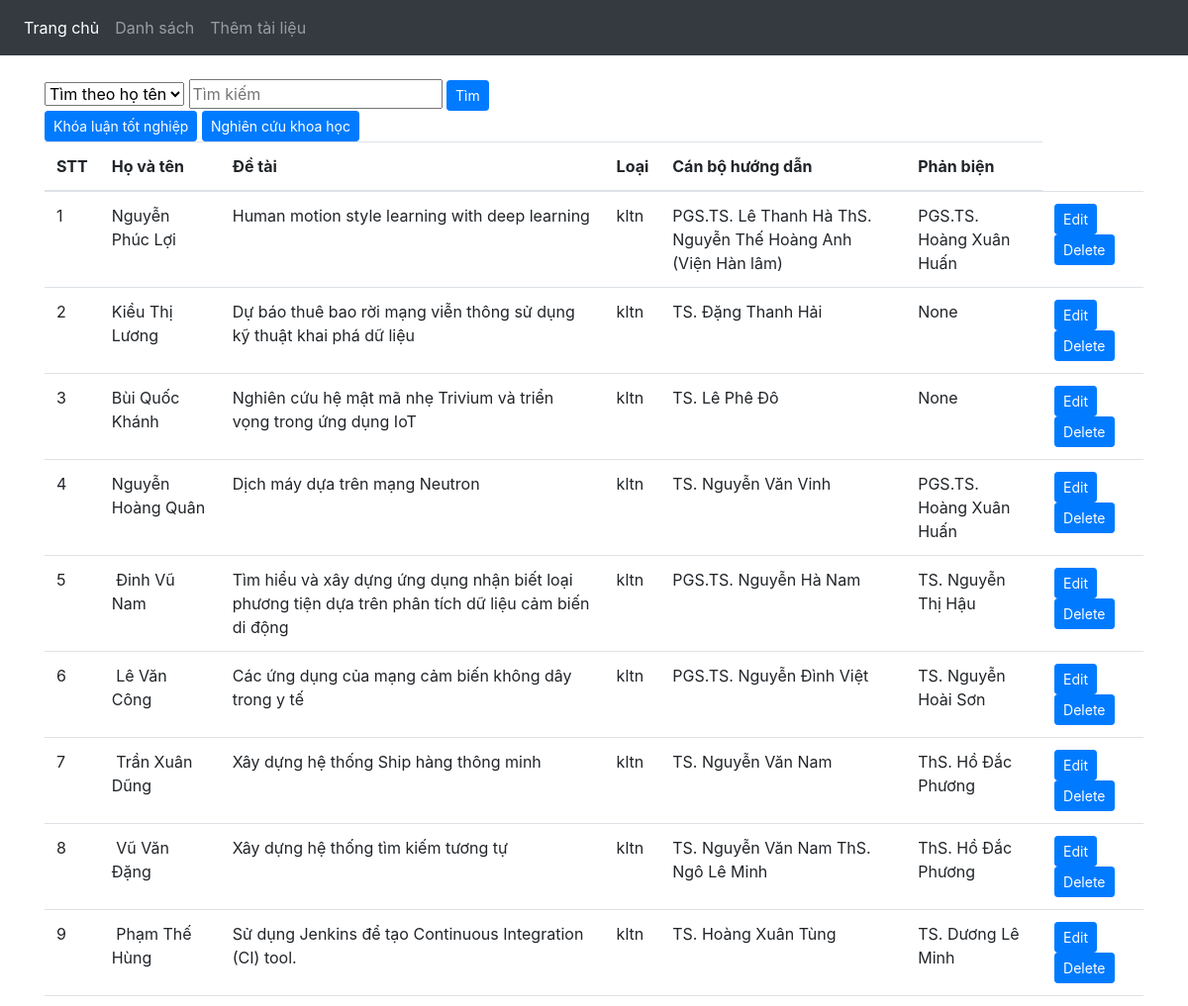
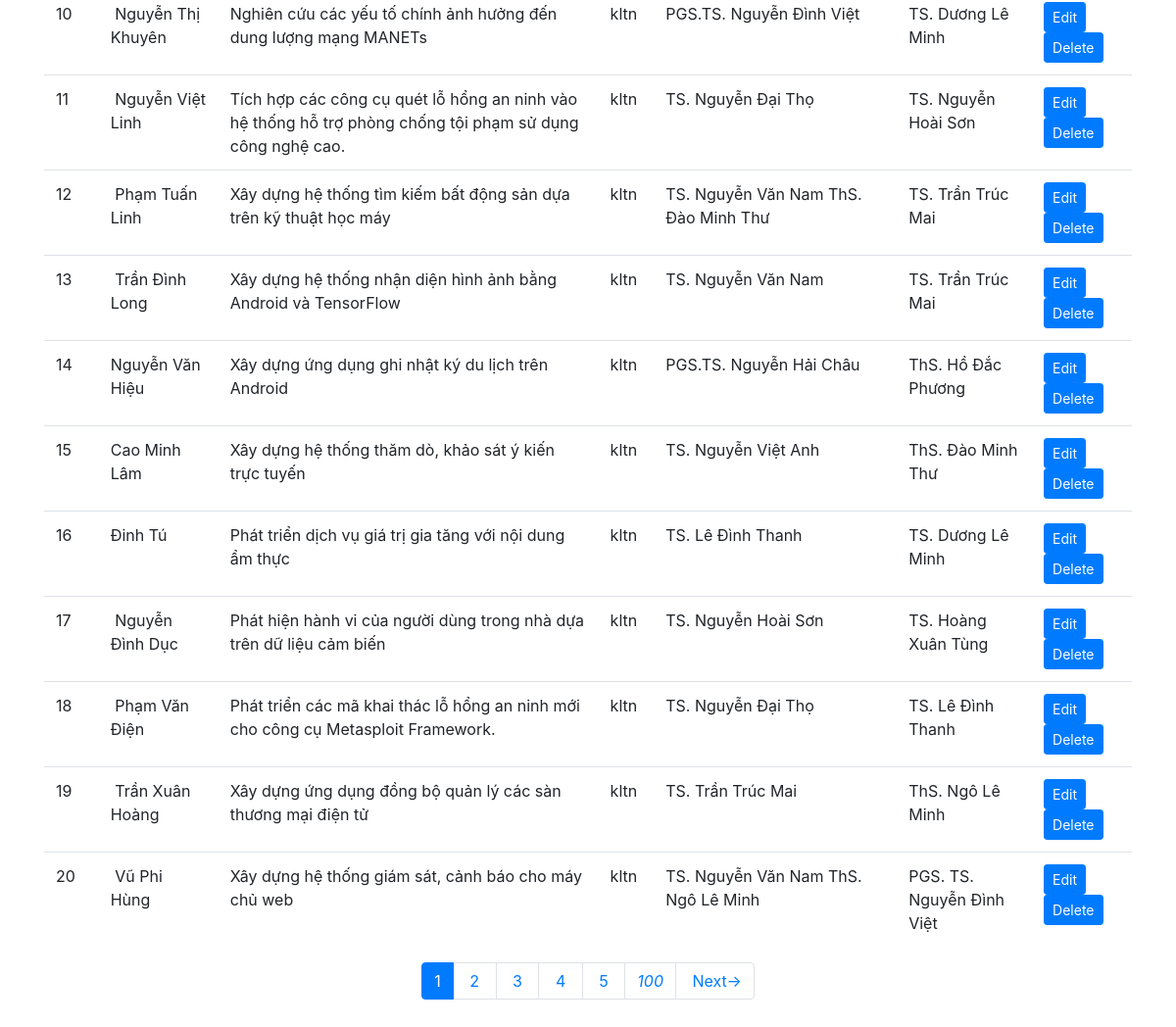
Before: /list/view with the older database file (2 pictures, top to bottom).
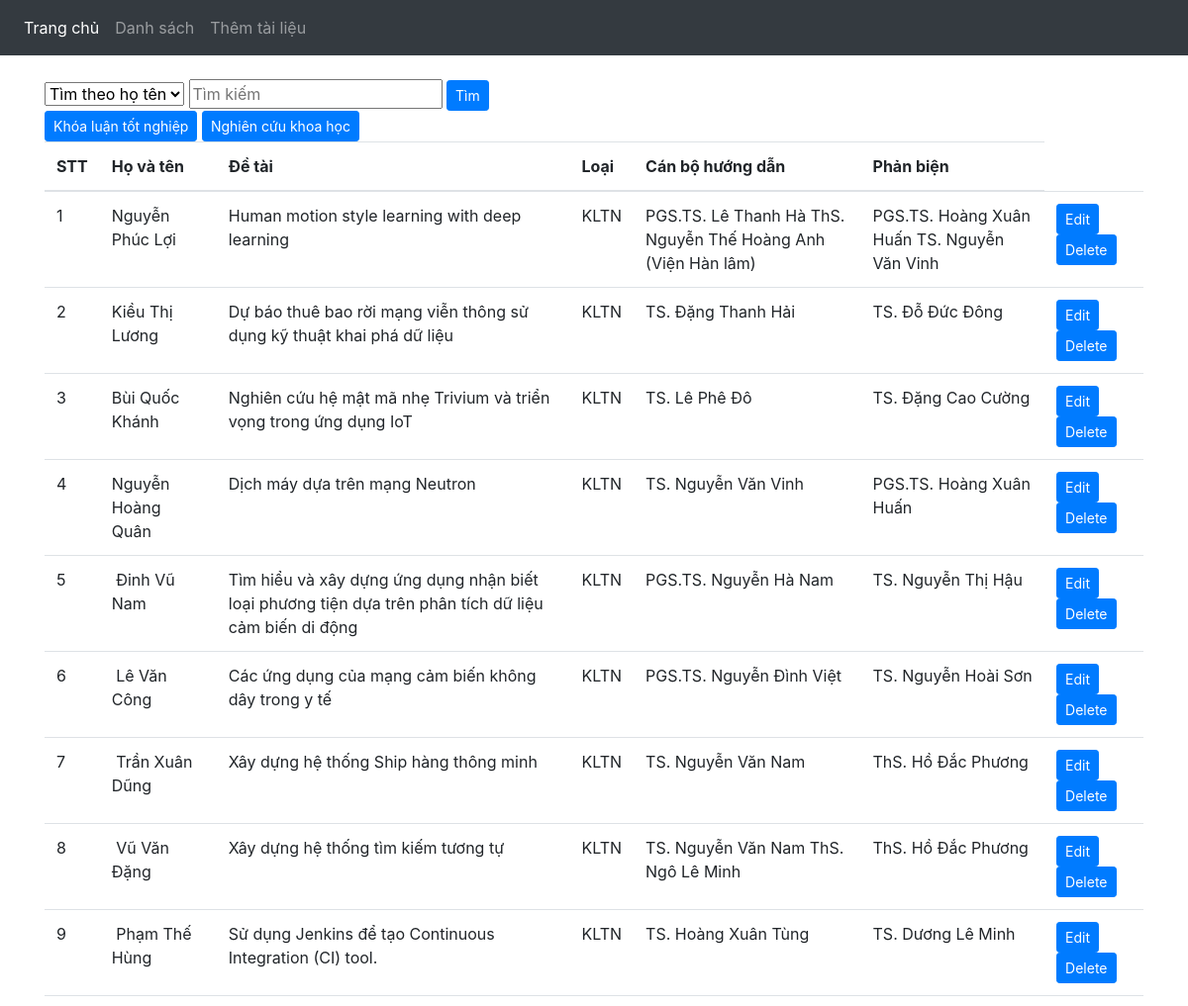
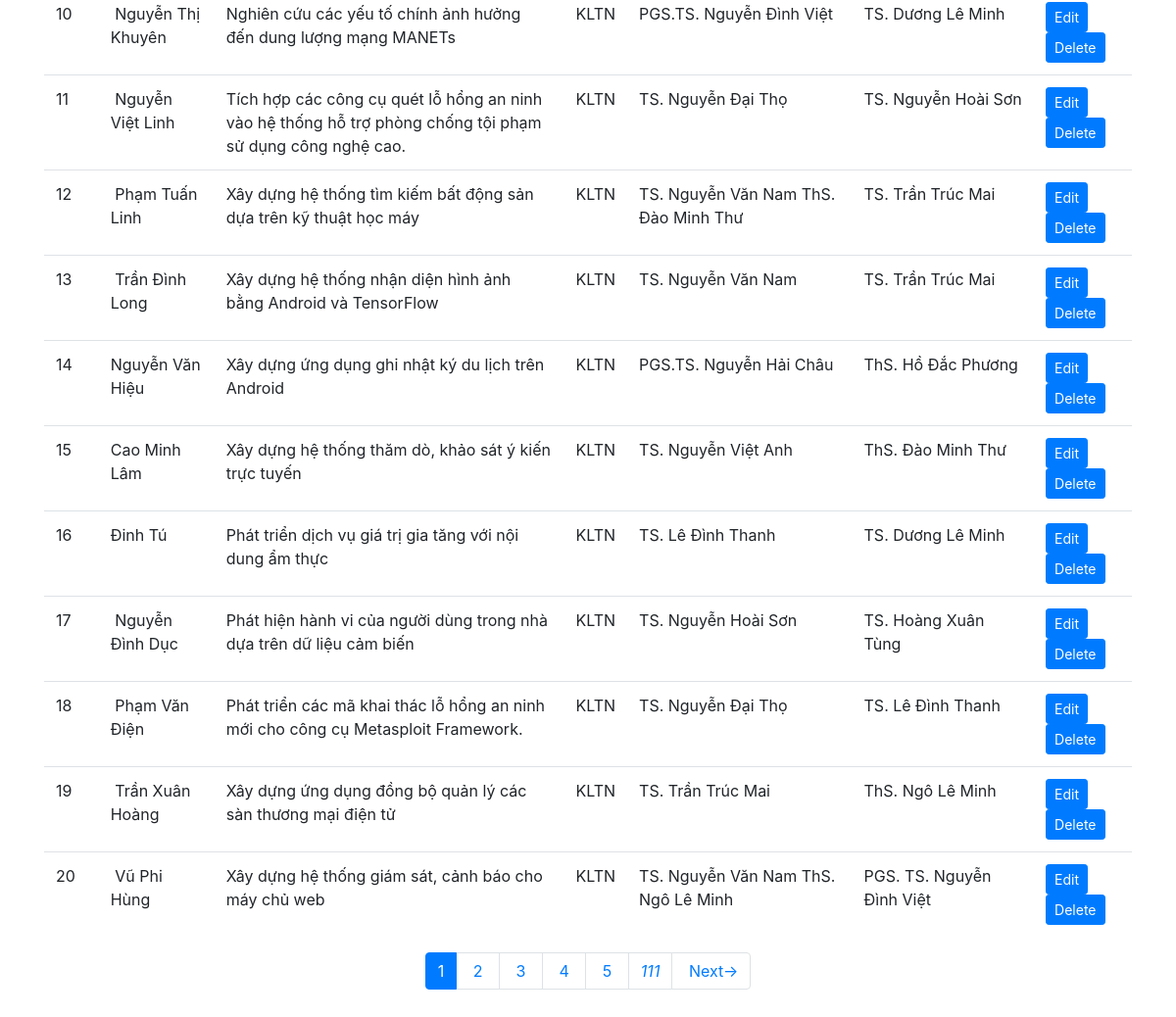
After: the same page with the newer database file (2 pictures, top to bottom).
### list/models.py (models this page shows)
class Student(models.Model):
    id = models.AutoField(primary_key=True, null=False)
    id_student= models.IntegerField(null=True)
    name = models.CharField(max_length=30, null=True)
    birth_date = models.DateField(null=True)
    academic_year = models.CharField(max_length=30, null=True)
    topic = models.CharField(max_length=100, null=True)
    TOPIC_TYPE = (
                ('KLTN','Khóa luận tốt nghiệp'),
                ('NCKH','Nghiên cứu khoa học')
    )
    topic_type=models.CharField(max_length=4,null=True,choices=TOPIC_TYPE)
    tutor = models.CharField(max_length=30, null=True)
    reviewer = models.CharField(max_length=30, null=True)
    work_unit = models.CharField(max_length=30, null=True)
    file = models.FileField(upload_to='media')

### list/views.py (the view, shortened to what this page needs)
# urls.py: path('list/view', view, name="view"),
def view(request):
    query = request.GET.get("q")
    students = Student.objects.all()
    tieude = request.GET.get("tieude")
    paginator = Paginator(students, 20)  # Show 20 students per page
    page = request.GET.get('page')
    students = paginator.get_page(page)
    return render(request, 'list/list.html', {'students': students})

### list/templates/list/list.html (shortened to what this page needs)
{% extends 'list/base.html' %}
{% block body %}
<form class = "input" method="get" >
    <select name="tieude">
        <option value="hoten">Tìm theo họ tên</option>
    </select>
    <input type="text" name="q" id="id_q" value="{{ query }}" placeholder="Tìm kiếm">
    <button class="btn btn-primary btn-sm" type="submit">Tìm</button>
</form>
 <a href="{% url 'kltn' %}" class="btn btn-primary btn-sm" role="button" aria-pressed="true" > Khóa luận tốt nghiệp</a>
 <a href="{% url 'nckh' %}" class="btn btn-primary btn-sm" role="button" aria-pressed="true" > Nghiên cứu khoa học</a>
  <table class="table table-hover">
    <thead>
      <tr>
        <th>STT</th>
        <th>Họ và tên</th>
        <th>Đề tài</th>
        <th>Loại</th>
        <th>Cán bộ hướng dẫn</th>
        <th>Phản biện</th>
      </tr>
    </thead>
   <tbody>
     {% for student in students %}
         <tr>
           <td>{{ student.id }}</td>
           <td>{{ student.name }} </td>
           <td>{{ student.topic }}</td>
           <td>{{student.topic_type}}</td>
           <td>{{ student.tutor }}</td>
           <td>{{ student.reviewer }}</td>
           <td>
             <a href="{% url 'edit_info' student.pk %}" class="btn btn-primary btn-sm" role="button" aria-pressed="true" > Edit</a>
             <a href="{% url 'delete_student' student.pk %}" class="btn btn-primary btn-sm" role="button" aria-pressed="true" > Delete</a>
           </td>
         </tr>
     {% endfor %}
    </tbody>
  </table>
<div>
    <ul class="pagination justify-content-center" >
        {% for i in students.paginator.page_range %}
        {% if i > students.number|add:"-5" %}
            {% if i < students.number|add:"5" %}
                {% if students.number == i %}
        <li class="page-item active"><a class="page-link"<span>{{ i }} </span></li></a></li>
                {% else %}
        <li class="page-item"><a class="page-link" href="?page={{ i }}{% if request.GET.q %}&q={{ request.GET.q }}&tieude={{ request.GET.tieude }}{% endif %}">&nbsp;{{ i }}&nbsp;</a></li>
                {% endif %}
            {% endif %}
        {% endif %}
        {% endfor %}
        {% if students.number < students.paginator.num_pages|add:"-5" %}
        <li class="page-item"><a class="page-link" href="?page={{ students.paginator.num_pages }}{% if request.GET.q %}&q={{ request.GET.q }}&tieude={{ request.GET.tieude }}{% endif %}"><i>{{ students.paginator.num_pages }}</i></a></li>
        {% endif %}
        {% if students.has_next %}
        <li class="page-item"><a class="page-link" href="?page={{ students.next_page_number }}{% if request.GET.q %}&q={{ request.GET.q }}&tieude={{ request.GET.tieude }}{% endif %}">&nbsp;Next-></a></li>
        {% endif %}
    </ul>
</div>
{% endblock %}

### list/templates/list/base.html (shortened to what this page needs)
<!DOCTYPE html>
<html>
  <head>
  </head>
  {% load static %}
  <link rel="stylesheet" type="text/css" href="{% static '/css/mystyle.css' %}"/>
  <link rel="stylesheet" type="text/css" href="{% static '/css/bootstrap.min.css' %}"/>
  <body>
    <nav class="navbar navbar-expand navbar-dark bg-dark">
  <div class="collapse navbar-collapse">
    <ul class="navbar-nav mr-auto">
      <li class="nav-item active">
        <a class="nav-link" href="{% url 'display_student' %}">Trang chủ  <span class="sr-only">(current)</span></a>
      </li>
      <li class="nav-item">
        <a class="nav-link" href="{% url 'view' %}" >Danh sách</a>
      </li>
      <li class="nav-item">
        <a class="nav-link" href="{% url 'upload_fl' %}">Thêm tài liệu</a>
      </li>
    </ul>
  </div>
</nav>
    <br>
    <div class="container">
      {% block body %}
      {% endblock%}
    </div>
  </body>
</html>

### list/static/css/mystyle.css (style rules this page uses)
body { background-color: darkseagreen; }

### list/templates/list/base.html (style rules this page uses)
body { padding-bottom: 20px; background-color:rgb(236,248,236); }

Changed rows visible on the page:
changed Student "Nguyễn Phúc Lợi": topic_type "kltn" → "KLTN"; reviewer "PGS.TS. Hoàng Xuân Huấn" → "PGS.TS. Hoàng Xuân Huấn TS. Nguyễn Văn Vinh"
changed Student "Kiều Thị Lương": topic_type "kltn" → "KLTN"; reviewer "None" → "TS. Đỗ Đức Đông"
changed Student "Bùi Quốc Khánh": topic_type "kltn" → "KLTN"; reviewer "None" → "TS. Đặng Cao Cường"
changed Student "Nguyễn Hoàng Quân": topic_type "kltn" → "KLTN"
changed Student "Đinh Vũ Nam": topic_type "kltn" → "KLTN"
changed Student "Lê Văn Công": topic_type "kltn" → "KLTN"
changed Student "Trần Xuân Dũng": topic_type "kltn" → "KLTN"
changed Student "Vũ Văn Đặng": topic_type "kltn" → "KLTN"
changed Student "Phạm Thế Hùng": topic_type "kltn" → "KLTN"
changed Student "Nguyễn Thị Khuyên": topic_type "kltn" → "KLTN"
changed Student "Nguyễn Việt Linh": topic_type "kltn" → "KLTN"
changed Student "Phạm Tuấn Linh": topic_type "kltn" → "KLTN"
changed Student "Trần Đình Long": topic_type "kltn" → "KLTN"
changed Student "Nguyễn Văn Hiệu": topic_type "kltn" → "KLTN"
changed Student "Cao Minh Lâm": topic_type "kltn" → "KLTN"
changed Student "Đinh Tú": topic_type "kltn" → "KLTN"
changed Student "Nguyễn Đình Dục": topic_type "kltn" → "KLTN"
changed Student "Phạm Văn Điện": topic_type "kltn" → "KLTN"
changed Student "Trần Xuân Hoàng": topic_type "kltn" → "KLTN"
changed Student "Vũ Phi Hùng": topic_type "kltn" → "KLTN"
Other visible differences:
{{ students.paginator.num_pages }}: "100" → "111"
